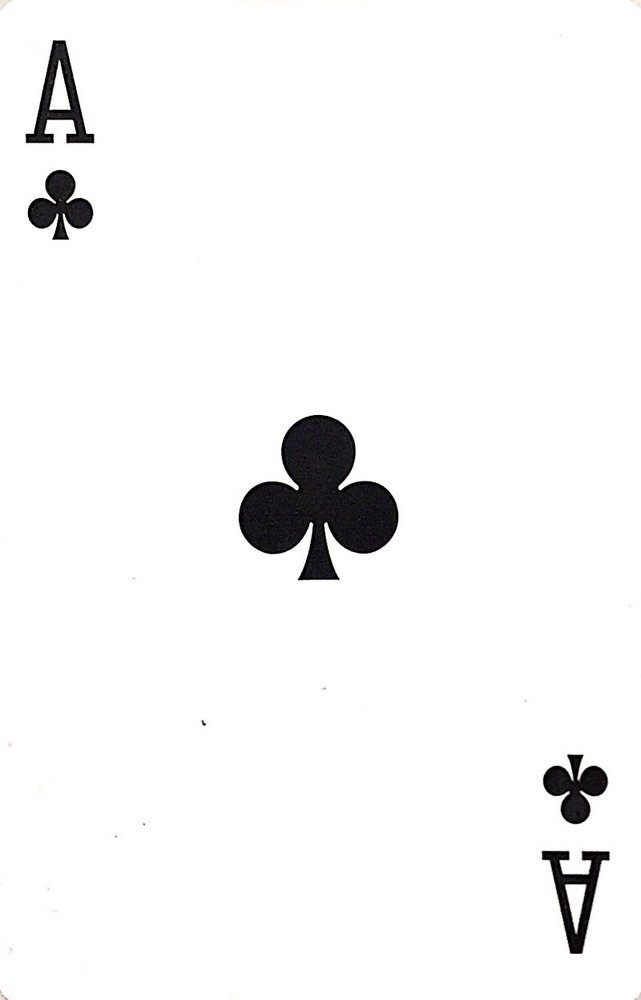
#> input picture course_submission/cardModels/club1.jpg, 641 x 1000 px, shrunk from 800 x 1248 before the run; its folder holds only this picture in this run
$ python -i wavelet_utils.py   (imports and definitions only)
#> lines starting #> are read from the running program, lines starting #| are printed output that depends on the picture; after the words box and inside, x2 and y2 are one past the last pixel; in counts of white or black regions, pixels touching at a corner belong together
#> further down, picture is the input picture: shape (1000, 641, 3); mean B, G, R 245.9, 245.8, 245.9
#!/usr/bin/python

import sys
import os
import argparse
import numpy as np
import scipy.spatial
import cv2
import pywt
import copy

# Constants

FILTER_SIZE = 7

WAV = 'db8'

COMPRESSION_LEVEL = 3  # Shrink by a factor of 8x8=64 (2^3 = 8)

DATA_DIRECTORY = "coeffs"

# Variables

# [1 line that did not run here, left out]
# [1 line not run here, left out]

def recognize_card(img):

    gray = cv2.cvtColor(img, cv2.COLOR_BGR2GRAY)

    # Gaussian Blur and Threshold

    blurred_image = cv2.GaussianBlur(gray, (FILTER_SIZE, FILTER_SIZE), 6)
    thresh, binary = cv2.threshold(blurred_image, 0, 255, cv2.THRESH_BINARY | cv2.THRESH_OTSU)
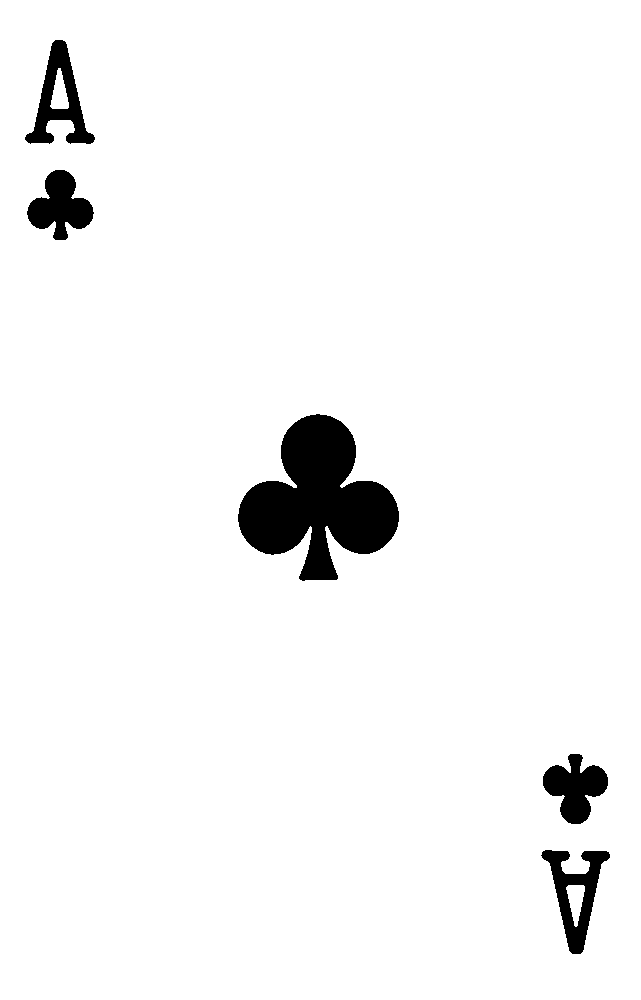
#> binary: shape (1000, 641); 96% white; 5 black regions, box (x1, y1, x2, y2) and area: (238, 414, 399, 581) 14968, (25, 40, 95, 144) 2802, (541, 850, 610, 954) 2746, (27, 170, 94, 240) 2642, (543, 754, 608, 824) 2592
#> thresh = 148

    # Wavelet decomposition
    # Assume periodic signal (such that the artifacts at the boundaries can be minimized, for our purpose)

    coefs = pywt.wavedec2(binary, WAV, level=COMPRESSION_LEVEL, mode='per')
#> coefs = 4 items

    # Retain only the first-level approximation
    # And zero all remaining coefficients

    coefs2 = copy.copy(coefs)
#> coefs2 = 4 items

    for i in range(1, len(coefs)):
        cH, cV, cD = (np.zeros(coefs[i][0].shape), np.zeros(coefs[i][1].shape), np.zeros(coefs[i][2].shape))
        coefs2[i] = (cH, cV, cD)
#> this loop made 3 passes

    # Start with no guess

    guess = None
    max_corr = -1

    # Handle rotations (4 times, 90 degrees each)

    for rotation in range(0, 4):

        for (card, coef) in zip(possible_cards, possible_card_coefs):
            corr = np.corrcoef(coefs[0].reshape(-1), coef.reshape(-1))
            corr = corr[0, 1]
            # Update guess if better
            if guess is None or corr > max_corr:
                guess = card
                max_corr = corr

        if rotation < 3:
            binary = np.rot90(binary)
            coefs = pywt.wavedec2(binary, WAV, level=COMPRESSION_LEVEL, mode='per')
#> after the loop, max_corr = -1

    return guess

>>> import cv2
>>> picture = cv2.imread('cardModels/club1.jpg')
#> (the run stopped early here; a loop or call above may not have finished)

$ run again, on course_submission/cardModels/club12.jpg
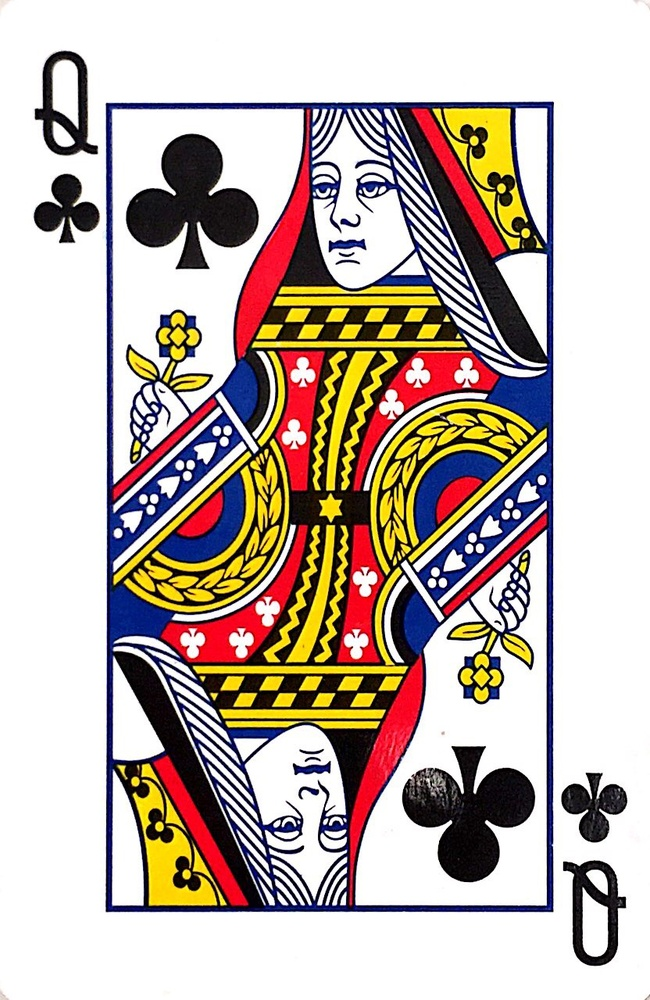
#> input picture course_submission/cardModels/club12.jpg, 650 x 1000 px, shrunk from 832 x 1280 before the run
#> picture is the input picture: shape (1000, 650, 3); mean B, G, R 173.4, 181.1, 194.5
#> in recognize_card, `blurred_image = cv2.GaussianBlur(gray, (FILTER_SIZE, FILTER_SIZE), 6)`:
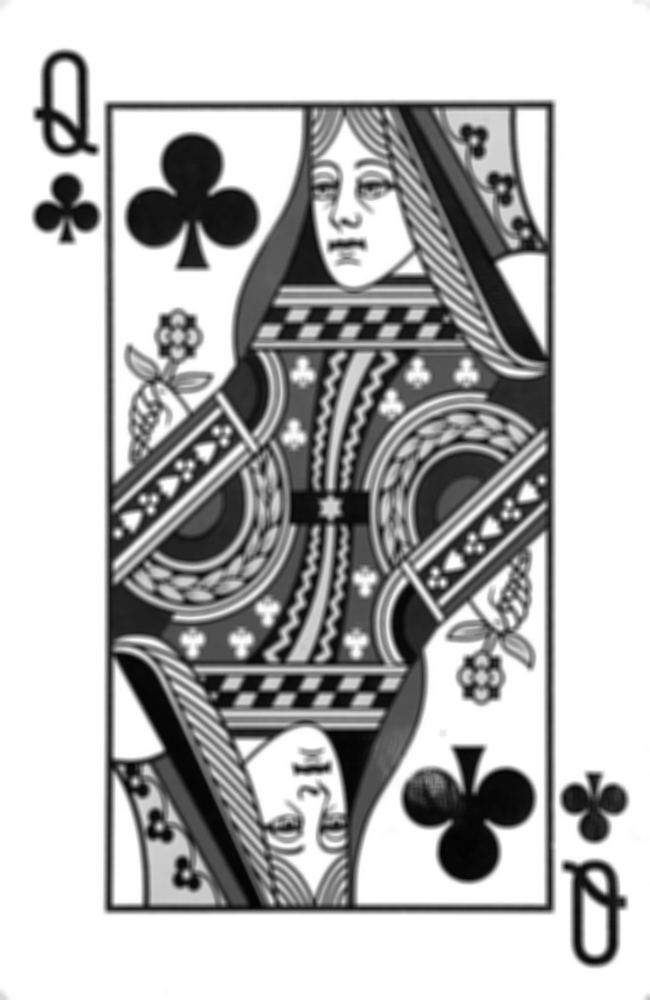
#> blurred_image: shape (1000, 650); min 3, max 255, mean 184.2
#> in recognize_card, `thresh, binary = cv2.threshold(blurred_image, 0, 255, cv2.THRESH_BINAR..`:
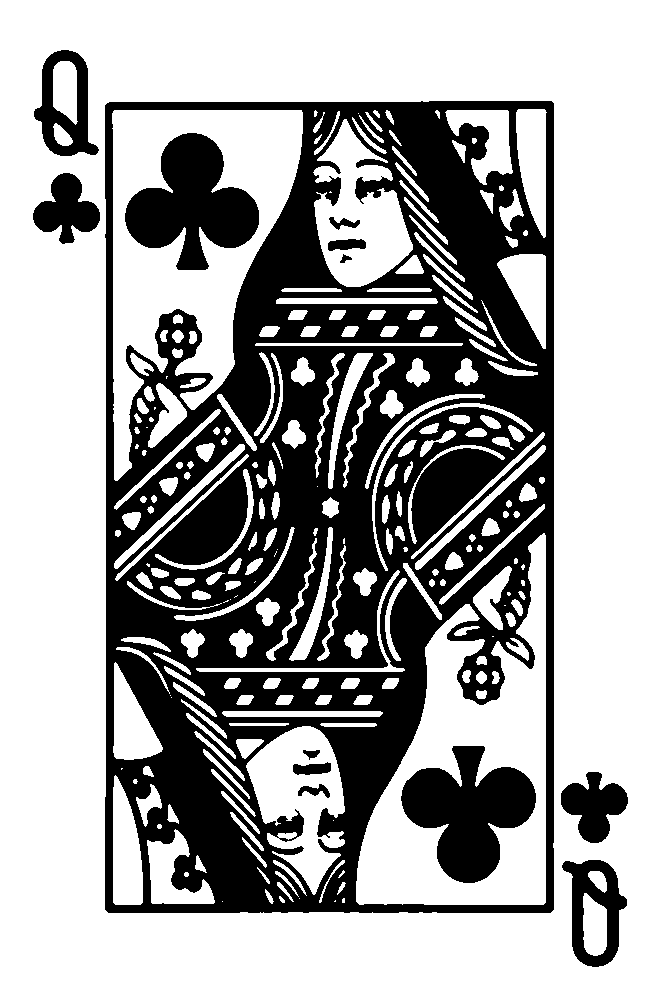
#> binary: shape (1000, 650); 64.2% white; 13 black regions, largest, box (x1, y1, x2, y2) and area: (105, 101, 554, 913) 198622, (401, 746, 536, 883) 10486, (125, 133, 259, 270) 10373
#> thresh = 160
#> coefs = 4 items
#> the loop in recognize_card, `for i in range(1, len(coefs)):` made 3 passes
#> after the loop in recognize_card, `for rotation in range(0, 4):`: max_corr = -1

$ run again, on course_submission/cardModels/diamond13.jpg
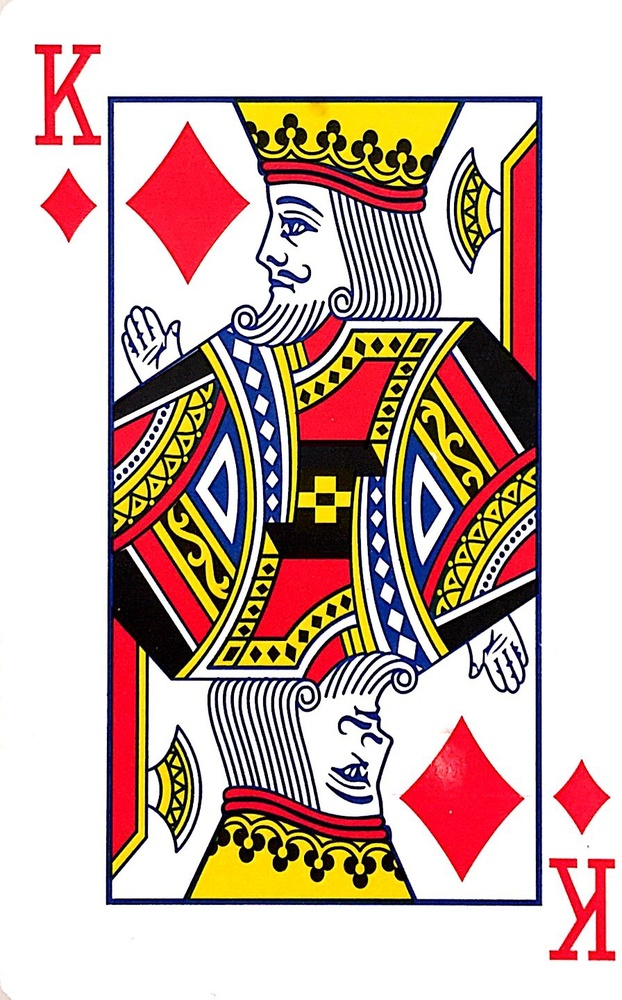
#> input picture course_submission/cardModels/diamond13.jpg, 622 x 1000 px, shrunk from 896 x 1440 before the run
#> picture is the input picture: shape (1000, 622, 3); mean B, G, R 173.3, 181.9, 206.3
#> in recognize_card, `blurred_image = cv2.GaussianBlur(gray, (FILTER_SIZE, FILTER_SIZE), 6)`:
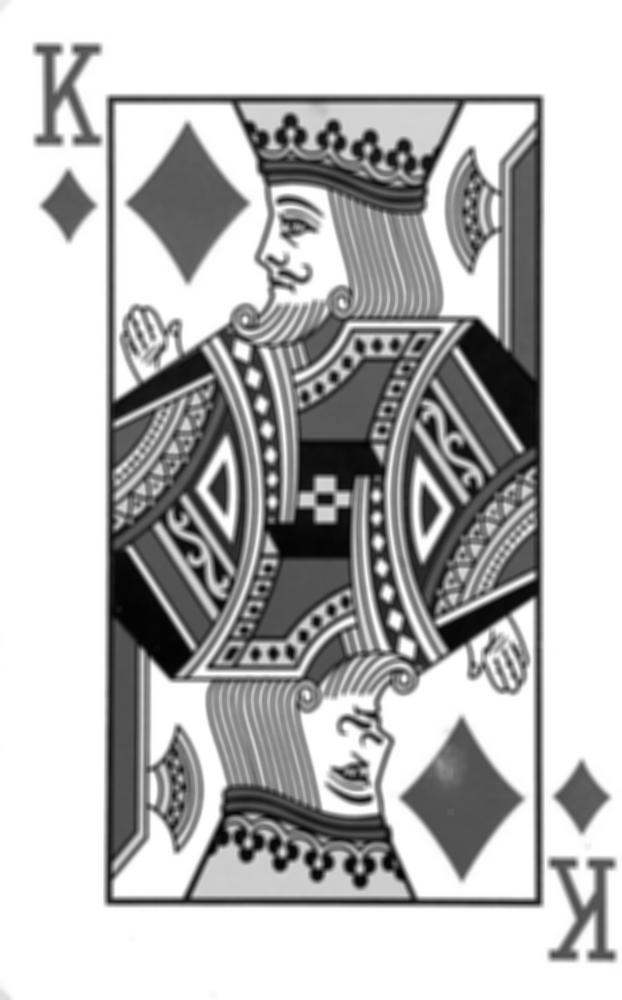
#> blurred_image: shape (1000, 622); min 2, max 255, mean 188.2
#> in recognize_card, `thresh, binary = cv2.threshold(blurred_image, 0, 255, cv2.THRESH_BINAR..`:
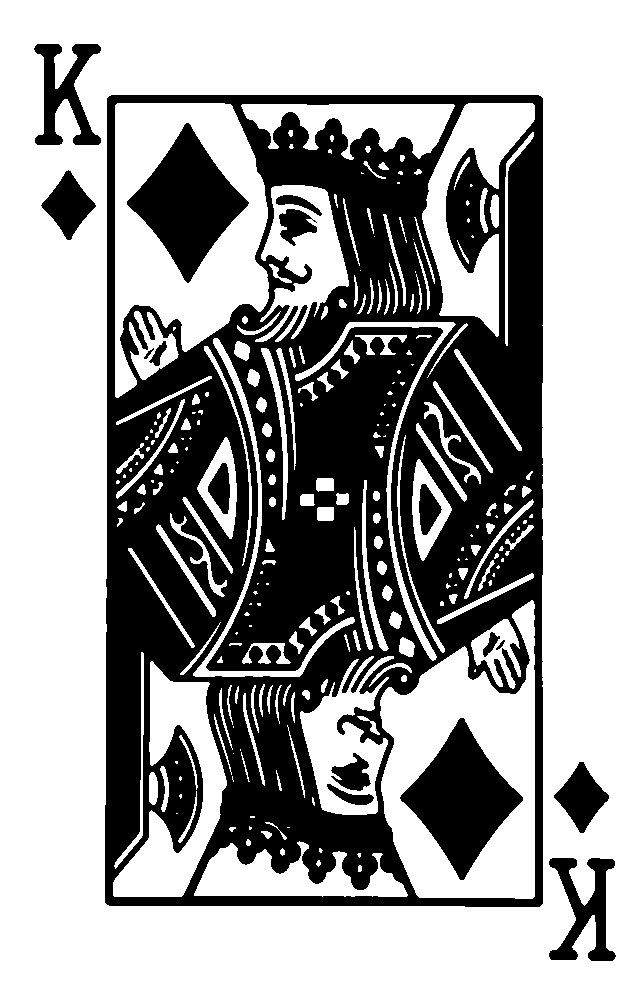
#> binary: shape (1000, 622); 62.3% white; 17 black regions, largest, box (x1, y1, x2, y2) and area: (105, 95, 543, 907) 201494, (400, 718, 523, 880) 9318, (127, 123, 249, 283) 9094
#> thresh = 169
#> coefs = 4 items
#> the loop in recognize_card, `for i in range(1, len(coefs)):` made 3 passes
#> after the loop in recognize_card, `for rotation in range(0, 4):`: max_corr = -1

$ run again, on course_submission/cardModels/diamond7.jpg
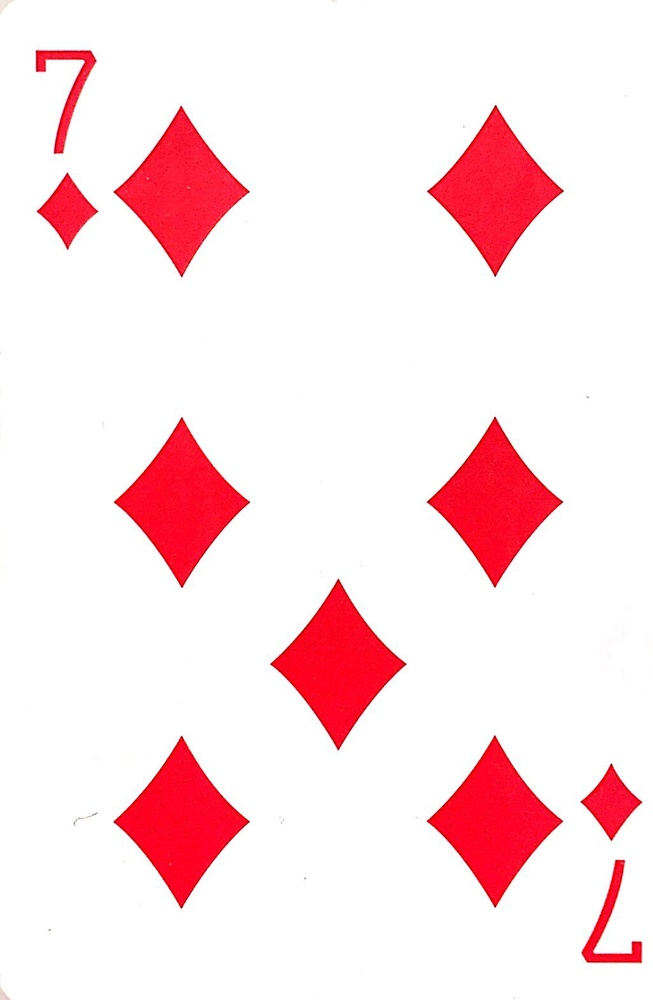
#> input picture course_submission/cardModels/diamond7.jpg, 653 x 1000 px, shrunk from 1024 x 1568 before the run
#> picture is the input picture: shape (1000, 653, 3); mean B, G, R 228.5, 224.9, 253.6
#> in recognize_card, `blurred_image = cv2.GaussianBlur(gray, (FILTER_SIZE, FILTER_SIZE), 6)`:
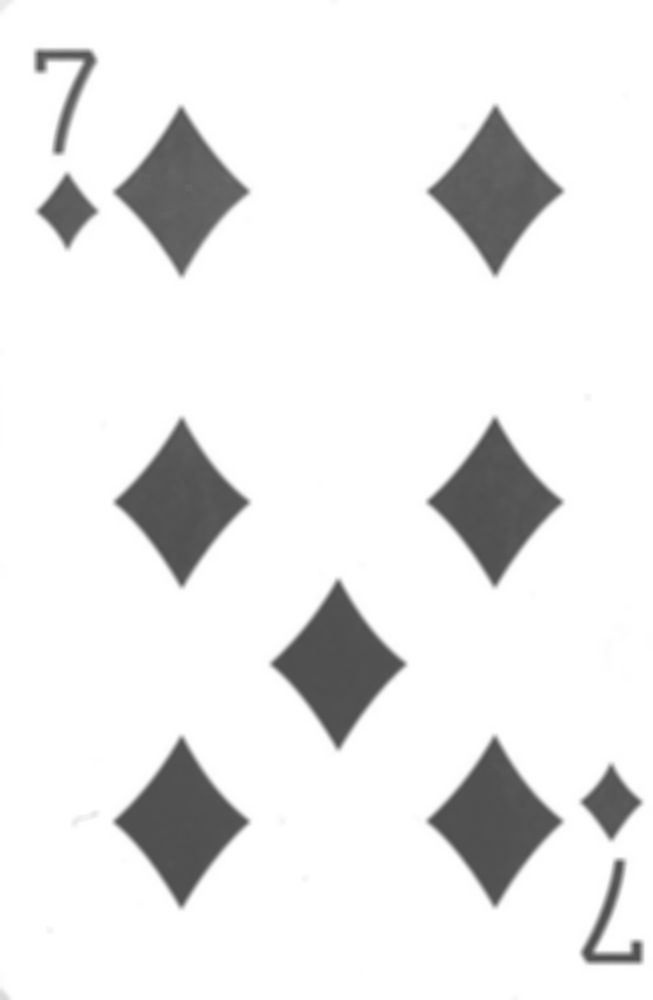
#> blurred_image: shape (1000, 653); min 77, max 255, mean 233.9
#> in recognize_card, `thresh, binary = cv2.threshold(blurred_image, 0, 255, cv2.THRESH_BINAR..`:
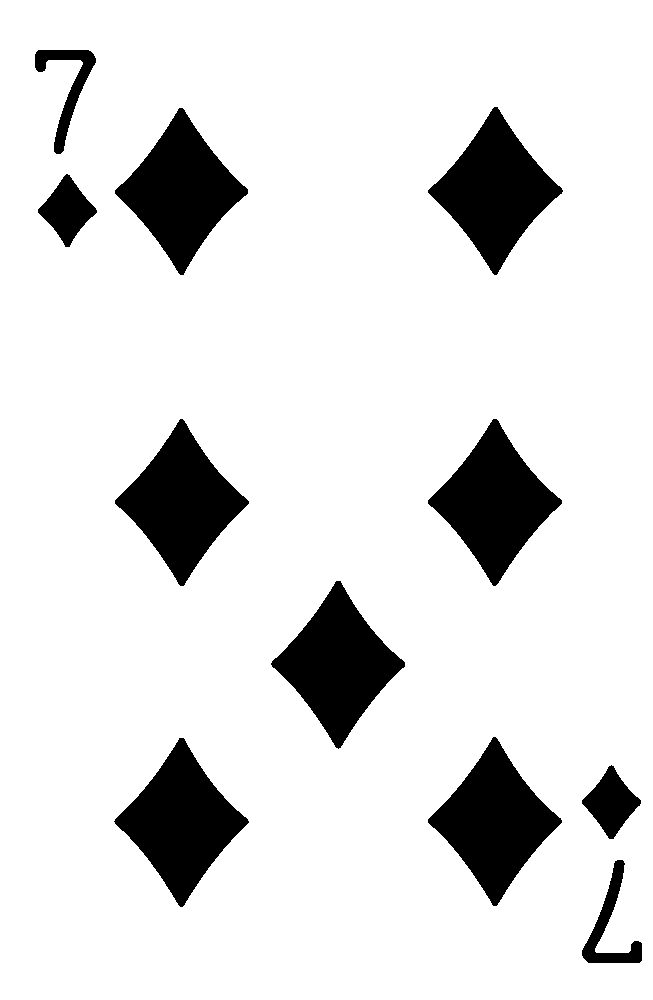
#> binary: shape (1000, 653); 87.5% white; 11 black regions, largest, box (x1, y1, x2, y2) and area: (114, 738, 249, 907) 10616, (428, 737, 562, 906) 10571, (428, 107, 563, 275) 10525
#> thresh = 173
#> coefs = 4 items
#> the loop in recognize_card, `for i in range(1, len(coefs)):` made 3 passes
#> after the loop in recognize_card, `for rotation in range(0, 4):`: max_corr = -1
